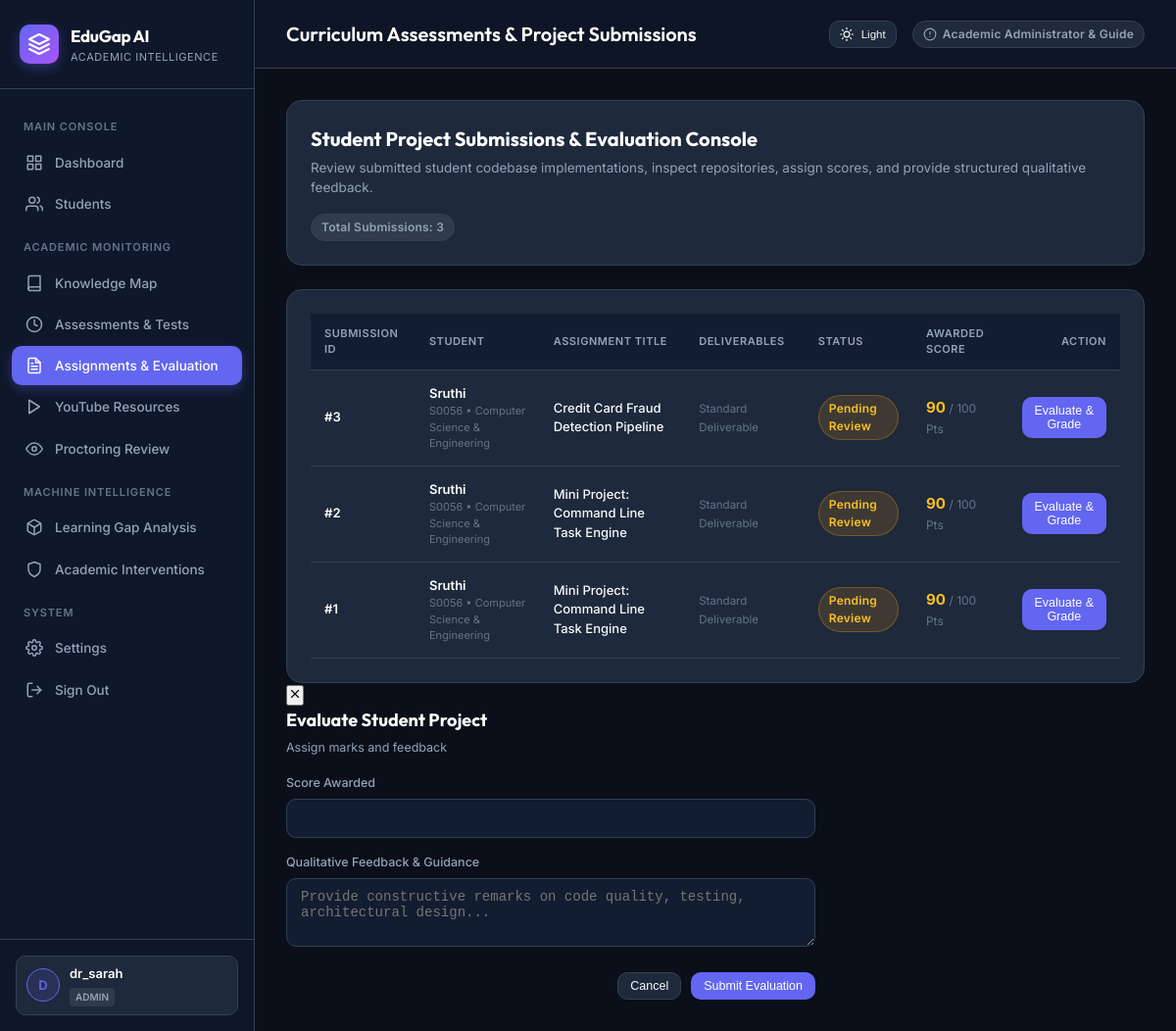
/assignments (signed in), run on the app's committed database.
### tables this page shows
CREATE TABLE submissions (

    id INTEGER PRIMARY KEY AUTOINCREMENT,

    assignment_id INTEGER NOT NULL,

    student_id TEXT NOT NULL,

    score REAL,

    status TEXT DEFAULT 'Pending',

    feedback TEXT,

    submitted_at TIMESTAMP, file_name TEXT, github_repo TEXT, comments TEXT,

    FOREIGN KEY (assignment_id)
        REFERENCES assignments(id)

);

CREATE TABLE students (
    student_id TEXT PRIMARY KEY,
    average_quiz_score REAL,
    average_assignment_score REAL,
    average_learning_gap REAL,
    average_attendance REAL,
    overall_risk TEXT
, name TEXT, email TEXT, department TEXT DEFAULT 'Computer Science & Engineering', enrollment_date TEXT DEFAULT '2025-08-01');

CREATE TABLE assignments (

    id INTEGER PRIMARY KEY AUTOINCREMENT,

    topic_id INTEGER NOT NULL,

    title TEXT NOT NULL,

    description TEXT,

    due_date TEXT,

    max_score REAL DEFAULT 100,

    created_at TIMESTAMP DEFAULT CURRENT_TIMESTAMP,

    FOREIGN KEY (topic_id)
        REFERENCES topics(id)

);

### app.py (the view, shortened to what this page needs)
@app.route("/assignments")
@login_required
def assignments_page():
    connection = get_db_connection()
    role = session.get("role")
    assignments = connection.execute("""
        SELECT a.*, t.topic_name, t.subject
        FROM assignments a
        JOIN topics t ON a.topic_id = t.id
        ORDER BY a.id
    """).fetchall()
    if role == "admin":
        submissions = connection.execute("""
            SELECT s.*, a.title as assignment_title, a.max_score, st.name as student_name, st.department
            FROM submissions s
            JOIN assignments a ON s.assignment_id = a.id
            LEFT JOIN students st ON s.student_id = st.student_id
            ORDER BY s.id DESC
        """).fetchall()
        connection.close()
        return render_template("assignments.html", assignments=assignments, submissions=submissions, is_admin=True)

### app.py (called while the page is built)
def get_db_connection():
    connection = sqlite3.connect(DATABASE)
    connection.row_factory = sqlite3.Row
    return connection

def login_required(f):
    @wraps(f)
    def decorated_function(*args, **kwargs):
        if "user_id" not in session:
            flash("Please authenticate to access the academic platform.", "info")
            return redirect(url_for("login"))
        return f(*args, **kwargs)
    return decorated_function

### templates/assignments.html (shortened to what this page needs)
{% extends "base.html" %}
{% block header_title %}Curriculum Assessments & Project Submissions{% endblock %}
{% block content %}
<div class="card" style="margin-bottom: 24px;">
    <div style="display: flex; justify-content: space-between; align-items: center; flex-wrap: wrap; gap: 16px;">
        <div>
            {% if is_admin %}
            <h2 style="font-family: 'Outfit', sans-serif; font-size: 20px; color: #ffffff; margin-bottom: 4px;">Student Project Submissions & Evaluation Console</h2>
            <p style="color: var(--text-secondary); font-size: 13.5px;">Review submitted student codebase implementations, inspect repositories, assign scores, and provide structured qualitative feedback.</p>
            {% endif %}
        </div>
        <span class="badge badge-neutral">{% if is_admin %}Total Submissions: {{ submissions|length }}{% else %}Tasks Enrolled: {{ assignments|length }}{% endif %}</span>
    </div>
</div>
{% if is_admin %}
<div class="card">
    <div style="overflow-x: auto;">
        <table style="width: 100%; border-collapse: collapse; font-size: 13px;">
            <thead>
                <tr style="border-bottom: 1px solid var(--border-color); text-align: left; color: var(--text-muted); font-size: 11px; text-transform: uppercase;">
                    <th style="padding: 12px 14px;">Submission ID</th>
                    <th style="padding: 12px 14px;">Student</th>
                    <th style="padding: 12px 14px;">Assignment Title</th>
                    <th style="padding: 12px 14px;">Deliverables</th>
                    <th style="padding: 12px 14px;">Status</th>
                    <th style="padding: 12px 14px;">Awarded Score</th>
                    <th style="padding: 12px 14px; text-align: right;">Action</th>
                </tr>
            </thead>
            <tbody>
                {% for sub in submissions %}
                <tr style="border-bottom: 1px solid var(--border-color);">
                    <td style="padding: 14px; font-weight: 600; color: #ffffff;">#{{ sub['id'] }}</td>
                    <td style="padding: 14px;">
                        <div style="font-weight: 600; color: #ffffff;">{{ sub['student_name'] or sub['student_id'] }}</div>
                        <div style="font-size: 11px; color: var(--text-muted);">{{ sub['student_id'] }} &bull; {{ sub['department'] or 'Computer Science' }}</div>
                    </td>
                    <td style="padding: 14px; font-weight: 500; color: var(--text-primary);">
                        {{ sub['assignment_title'] }}
                    </td>
                    <td style="padding: 14px;">
                        {% if not sub['github_repo'] and not sub['file_name'] and not sub['comments'] %}
                        <span style="color: var(--text-muted); font-size: 11.5px;">Standard Deliverable</span>
                        {% endif %}
                    </td>
                    <td style="padding: 14px;">
                        {% if sub['status'] == 'Graded' %}
                        <span class="badge badge-low">Graded</span>
                        {% else %}
                        <span class="badge badge-medium">Pending Review</span>
                        {% endif %}
                    </td>
                    <td style="padding: 14px;">
                        {% if sub['status'] == 'Graded' %}
                        <span style="font-size: 15px; font-weight: 700; color: #34d399;">{{ sub['score']|int }}</span>
                        {% else %}
                        <span style="font-size: 15px; font-weight: 700; color: #fbbf24;">{{ sub['score']|int }}</span>
                        {% endif %}
                        <span style="color: var(--text-muted); font-size: 12px;"> / {{ sub['max_score']|int }} Pts</span>
                    </td>
                    <td style="padding: 14px; text-align: right;">
                        <button type="button" class="btn btn-primary btn-sm btn-grade"
                                data-sub-id="{{ sub['id'] }}"
                                data-student="{{ sub['student_name'] or sub['student_id'] }}"
                                data-title="{{ sub['assignment_title'] }}"
                                data-score="{{ sub['score'] }}"
                                data-max-score="{{ sub['max_score'] }}"
                                data-feedback="{{ sub['feedback'] if sub['feedback'] else '' }}">
                            <span>Evaluate & Grade</span>
                        </button>
                    </td>
                </tr>
                {% else %}
                <tr>
                    <td colspan="7" style="padding: 32px; text-align: center; color: var(--text-secondary);">
                        No student project submissions waiting for evaluation.
                    </td>
                </tr>
                {% endfor %}
            </tbody>
        </table>
    </div>
</div>
<div class="modal-overlay" id="gradeModal" onclick="if(event.target === this) this.classList.remove('active')">
    <div class="modal-card" style="max-width: 540px;">
        <button type="button" class="modal-close-btn" onclick="document.getElementById('gradeModal').classList.remove('active')">
            <svg class="icon icon-sm" viewBox="0 0 24 24"><line x1="18" y1="6" x2="6" y2="18"/><line x1="6" y1="6" x2="18" y2="18"/></svg>
        </button>
        <h3 style="font-family: 'Outfit', sans-serif; font-size: 18px; color: #ffffff; margin-bottom: 6px;">Evaluate Student Project</h3>
        <p style="font-size: 12.5px; color: var(--text-secondary); margin-bottom: 18px;" id="gradeModalSubtitle">Assign marks and feedback</p>
        <form method="POST" id="gradeForm" action="">
            <div style="margin-bottom: 16px;">
                <label style="font-size: 12.5px; font-weight: 500; color: var(--text-secondary); display: block; margin-bottom: 6px;" id="gradeScoreLabel">Score Awarded</label>
                <input type="number" step="0.5" min="0" id="gradeScoreInput" name="score" class="form-control" required style="font-size: 16px; font-weight: 600;">
            </div>
            <div style="margin-bottom: 20px;">
                <label style="font-size: 12.5px; font-weight: 500; color: var(--text-secondary); display: block; margin-bottom: 6px;">Qualitative Feedback & Guidance</label>
                <textarea id="gradeFeedbackInput" name="feedback" class="form-control" rows="3" placeholder="Provide constructive remarks on code quality, testing, architectural design..."></textarea>
            </div>
            <div style="display: flex; justify-content: flex-end; gap: 10px;">
                <button type="button" class="btn btn-secondary btn-sm" onclick="document.getElementById('gradeModal').classList.remove('active')">Cancel</button>
                <button type="submit" class="btn btn-primary btn-sm">Submit Evaluation</button>
            </div>
        </form>
    </div>
</div>
{% endif %}
{% endblock %}

### templates/base.html (style rules this page uses)
:root { --bg-body: #0b0f19; --bg-sidebar: #0f172a; --bg-card: #1e293b; --bg-card-hover: #263349; --border-color: #334155; --text-primary: #f8fafc; --text-secondary: #94a3b8; --text-muted: #64748b; --primary: #6366f1; --primary-hover: #4f46e5; --primary-light: rgba(99, 102, 241, 0.15); --success: #10b981; --success-light: rgba(16, 185, 129, 0.15); --warning: #f59e0b; --warning-light: rgba(245, 158, 11, 0.15); --danger: #ef4444; --danger-light: rgba(239, 68, 68, 0.15); --info: #0ea5e9; --info-light: rgba(14, 165, 233, 0.15); --radius-sm: 6px; --radius-md: 10px; --radius-lg: 16px; --transition: all 0.2s cubic-bezier(0.4, 0, 0.2, 1); }
* { box-sizing: border-box; margin: 0; padding: 0; }
body { font-family: 'Inter', system-ui, -apple-system, sans-serif; background-color: var(--bg-body); color: var(--text-primary); line-height: 1.5; min-height: 100vh; display: flex; }
.icon { display: inline-flex; align-items: center; justify-content: center; width: 18px; height: 18px; stroke-width: 2; stroke: currentColor; fill: none; stroke-linecap: round; stroke-linejoin: round; flex-shrink: 0; }
.icon-sm { width: 14px; height: 14px; }
.btn { display: inline-flex; align-items: center; justify-content: center; gap: 8px; padding: 8px 16px; font-size: 13.5px; font-weight: 500; border-radius: var(--radius-md); text-decoration: none; cursor: pointer; border: 1px solid transparent; transition: var(--transition); }
.btn-primary { background-color: var(--primary); color: #ffffff; }
.btn-secondary { background-color: var(--bg-card); border-color: var(--border-color); color: var(--text-primary); }
.btn-sm { padding: 6px 12px; font-size: 12.5px; }
.card { background: var(--bg-card); border: 1px solid var(--border-color); border-radius: var(--radius-lg); padding: 24px; transition: var(--transition); }
.badge { display: inline-flex; align-items: center; gap: 6px; padding: 4px 10px; border-radius: 9999px; font-size: 12px; font-weight: 600; letter-spacing: 0.02em; }
.badge-medium { background: var(--warning-light); color: #fbbf24; border: 1px solid rgba(245, 158, 11, 0.3); }
.badge-neutral { background: rgba(148, 163, 184, 0.15); color: var(--text-secondary); border: 1px solid var(--border-color); }
table { width: 100%; border-collapse: collapse; text-align: left; font-size: 13.5px; }
th { background: #131d31; color: var(--text-secondary); font-weight: 600; padding: 14px 18px; border-bottom: 1px solid var(--border-color); text-transform: uppercase; font-size: 11px; letter-spacing: 0.05em; }
td { padding: 14px 18px; border-bottom: 1px solid var(--border-color); color: var(--text-primary); }
tr:last-child td { border-bottom: none; }
.form-control { width: 100%; background: #131d31; border: 1px solid var(--border-color); border-radius: var(--radius-md); padding: 10px 14px; color: #ffffff; font-size: 14px; outline: none; transition: var(--transition); }

### data on the page
submissions: id "3", name "Sruthi", student_id "S0056", department "Computer Science & Engineering", assignment_title "Credit Card Fraud Detection Pipeline", github_repo "Standard Deliverable", status "Pending Review", score "90", max_score "100"
submissions: id "2", name "Sruthi", student_id "S0056", department "Computer Science & Engineering", assignment_title "Mini Project: Command Line Task Engine", github_repo "Standard Deliverable", status "Pending Review", score "90", max_score "100"
submissions: id "1", name "Sruthi", student_id "S0056", department "Computer Science & Engineering", assignment_title "Mini Project: Command Line Task Engine", github_repo "Standard Deliverable", status "Pending Review", score "90", max_score "100"

### other printed values
{{ session.get("username", "U")[0]|upper }} "D"
{{ session.get("username", "User") }} "dr_sarah"
{{ session.get("role", "student") }} "ADMIN"
{{ submissions|length }} "3"
